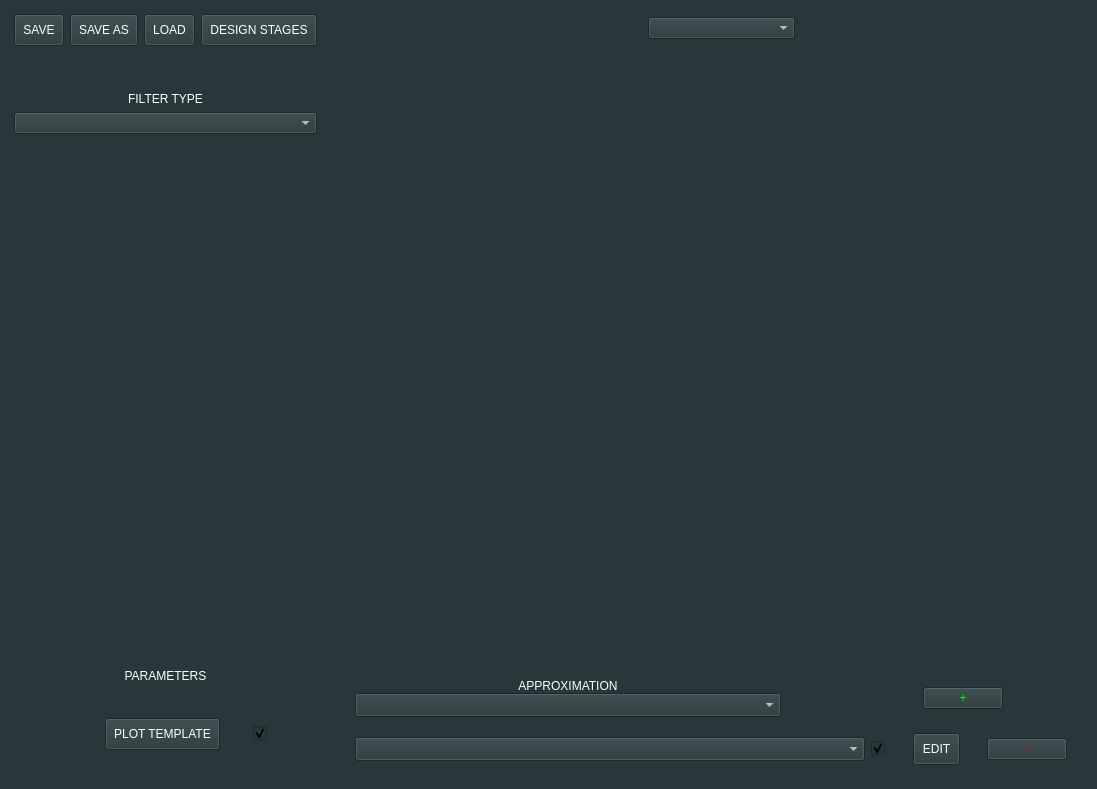
<?xml version="1.0" encoding="UTF-8"?>
<ui version="4.0">
 <class>MainWindow</class>
 <widget class="QMainWindow" name="MainWindow">
  <property name="geometry">
   <rect>
    <x>0</x>
    <y>0</y>
    <width>1097</width>
    <height>789</height>
   </rect>
  </property>
  <property name="sizePolicy">
   <sizepolicy hsizetype="Expanding" vsizetype="Expanding">
    <horstretch>0</horstretch>
    <verstretch>0</verstretch>
   </sizepolicy>
  </property>
  <property name="minimumSize">
   <size>
    <width>600</width>
    <height>500</height>
   </size>
  </property>
  <property name="windowTitle">
   <string>MainWindow</string>
  </property>
  <property name="styleSheet">
   <string notr="true">background-color:rgb(40, 55, 57);</string>
  </property>
  <widget class="QWidget" name="centralwidget">
   <property name="sizePolicy">
    <sizepolicy hsizetype="Expanding" vsizetype="Expanding">
     <horstretch>0</horstretch>
     <verstretch>0</verstretch>
    </sizepolicy>
   </property>
   <property name="autoFillBackground">
    <bool>false</bool>
   </property>
   <layout class="QGridLayout" name="gridLayout">
    <item row="0" column="0">
     <layout class="QHBoxLayout" name="horizontalLayout" stretch="15,3,82">
      <property name="sizeConstraint">
       <enum>QLayout::SetMaximumSize</enum>
      </property>
      <item>
       <layout class="QVBoxLayout" name="leftLayout" stretch="20,2,1,70,1,5,0,1">
        <item>
         <layout class="QVBoxLayout" name="verticalLayout_3" stretch="20,5,15,10,5,45">
          <property name="sizeConstraint">
           <enum>QLayout::SetDefaultConstraint</enum>
          </property>
          <property name="leftMargin">
           <number>5</number>
          </property>
          <property name="topMargin">
           <number>5</number>
          </property>
          <property name="rightMargin">
           <number>5</number>
          </property>
          <property name="bottomMargin">
           <number>5</number>
          </property>
          <item>
           <layout class="QHBoxLayout" name="horizontalLayout_3">
            <item>
             <widget class="QPushButton" name="save_project_button">
              <property name="styleSheet">
               <string notr="true">font: 63 8pt &quot;Open Sans Semibold&quot;;
color:rgb(255, 255, 255);
padding: 8px;
bottom-margin:3px;
</string>
              </property>
              <property name="text">
               <string>SAVE</string>
              </property>
             </widget>
            </item>
            <item>
             <widget class="QPushButton" name="save_as_project_button">
              <property name="styleSheet">
               <string notr="true">font: 63 8pt &quot;Open Sans Semibold&quot;;
color:rgb(255, 255, 255);
padding: 8px;
bottom-margin:3px;
</string>
              </property>
              <property name="text">
               <string>SAVE AS</string>
              </property>
             </widget>
            </item>
            <item>
             <widget class="QPushButton" name="load_project_button">
              <property name="styleSheet">
               <string notr="true">font: 63 8pt &quot;Open Sans Semibold&quot;;
color:rgb(255, 255, 255);
padding: 8px;
bottom-margin:3px;
</string>
              </property>
              <property name="text">
               <string>LOAD</string>
              </property>
             </widget>
            </item>
            <item alignment="Qt::AlignHCenter">
             <widget class="QPushButton" name="nextButton">
              <property name="styleSheet">
               <string notr="true">font: 63 8pt &quot;Open Sans Semibold&quot;;
color:rgb(255, 255, 255);
padding: 8px;
bottom-margin:3px;
</string>
              </property>
              <property name="text">
               <string>DESIGN STAGES</string>
              </property>
             </widget>
            </item>
            <item>
             <spacer name="horizontalSpacer_16">
              <property name="orientation">
               <enum>Qt::Horizontal</enum>
              </property>
              <property name="sizeHint" stdset="0">
               <size>
                <width>40</width>
                <height>20</height>
               </size>
              </property>
             </spacer>
            </item>
           </layout>
          </item>
          <item>
           <spacer name="verticalSpacer_13">
            <property name="orientation">
             <enum>Qt::Vertical</enum>
            </property>
            <property name="sizeType">
             <enum>QSizePolicy::Maximum</enum>
            </property>
            <property name="sizeHint" stdset="0">
             <size>
              <width>20</width>
              <height>40</height>
             </size>
            </property>
           </spacer>
          </item>
          <item>
           <widget class="QPushButton" name="filterTypeLabel">
            <property name="cursor">
             <cursorShape>WhatsThisCursor</cursorShape>
            </property>
            <property name="styleSheet">
             <string notr="true">font: 63 10pt &quot;Open Sans Semibold&quot;;
color:rgb(255, 255, 255);
border: 0px solid blue;
</string>
            </property>
            <property name="text">
             <string>FILTER TYPE</string>
            </property>
           </widget>
          </item>
          <item>
           <widget class="QComboBox" name="comboFilter">
            <property name="sizePolicy">
             <sizepolicy hsizetype="MinimumExpanding" vsizetype="Fixed">
              <horstretch>0</horstretch>
              <verstretch>0</verstretch>
             </sizepolicy>
            </property>
            <property name="whatsThis">
             <string>&lt;html&gt;&lt;head/&gt;&lt;body&gt;&lt;p&gt;dfsfdssd&lt;/p&gt;&lt;/body&gt;&lt;/html&gt;</string>
            </property>
            <property name="styleSheet">
             <string notr="true">font: 63 7pt &quot;Open Sans Semibold&quot;;
color:rgb(255, 255, 255);
</string>
            </property>
            <property name="sizeAdjustPolicy">
             <enum>QComboBox::AdjustToMinimumContentsLength</enum>
            </property>
           </widget>
          </item>
          <item>
           <spacer name="verticalSpacer_9">
            <property name="orientation">
             <enum>Qt::Vertical</enum>
            </property>
            <property name="sizeType">
             <enum>QSizePolicy::Expanding</enum>
            </property>
            <property name="sizeHint" stdset="0">
             <size>
              <width>20</width>
              <height>40</height>
             </size>
            </property>
           </spacer>
          </item>
          <item>
           <widget class="QLabel" name="graphPic">
            <property name="sizePolicy">
             <sizepolicy hsizetype="Minimum" vsizetype="Expanding">
              <horstretch>0</horstretch>
              <verstretch>0</verstretch>
             </sizepolicy>
            </property>
            <property name="cursor">
             <cursorShape>CrossCursor</cursorShape>
            </property>
            <property name="frameShape">
             <enum>QFrame::NoFrame</enum>
            </property>
            <property name="text">
             <string/>
            </property>
            <property name="scaledContents">
             <bool>false</bool>
            </property>
            <property name="alignment">
             <set>Qt::AlignHCenter|Qt::AlignTop</set>
            </property>
           </widget>
          </item>
         </layout>
        </item>
        <item>
         <spacer name="verticalSpacer">
          <property name="orientation">
           <enum>Qt::Vertical</enum>
          </property>
          <property name="sizeHint" stdset="0">
           <size>
            <width>20</width>
            <height>40</height>
           </size>
          </property>
         </spacer>
        </item>
        <item>
         <widget class="QPushButton" name="parametersLabels">
          <property name="cursor">
           <cursorShape>WhatsThisCursor</cursorShape>
          </property>
          <property name="styleSheet">
           <string notr="true">font: 63 10pt &quot;Open Sans Semibold&quot;;
color:rgb(255, 255, 255);
border: 0px solid blue;
</string>
          </property>
          <property name="text">
           <string>PARAMETERS</string>
          </property>
         </widget>
        </item>
        <item>
         <layout class="QVBoxLayout" name="configurationLayout"/>
        </item>
        <item>
         <spacer name="verticalSpacer_11">
          <property name="orientation">
           <enum>Qt::Vertical</enum>
          </property>
          <property name="sizeHint" stdset="0">
           <size>
            <width>20</width>
            <height>40</height>
           </size>
          </property>
         </spacer>
        </item>
        <item>
         <layout class="QHBoxLayout" name="horizontalLayout_2" stretch="35,30,10,5,20">
          <item>
           <spacer name="horizontalSpacer_13">
            <property name="orientation">
             <enum>Qt::Horizontal</enum>
            </property>
            <property name="sizeHint" stdset="0">
             <size>
              <width>40</width>
              <height>20</height>
             </size>
            </property>
           </spacer>
          </item>
          <item>
           <widget class="QPushButton" name="plotTemplateButton">
            <property name="styleSheet">
             <string notr="true">font: 63 10pt &quot;Open Sans Semibold&quot;;
color:rgb(255, 255, 255);
padding: 8px;
bottom-margin:3px;

</string>
            </property>
            <property name="text">
             <string>PLOT TEMPLATE</string>
            </property>
           </widget>
          </item>
          <item>
           <spacer name="horizontalSpacer_14">
            <property name="orientation">
             <enum>Qt::Horizontal</enum>
            </property>
            <property name="sizeHint" stdset="0">
             <size>
              <width>40</width>
              <height>20</height>
             </size>
            </property>
           </spacer>
          </item>
          <item>
           <widget class="QCheckBox" name="templateCheckBox">
            <property name="text">
             <string/>
            </property>
            <property name="checked">
             <bool>true</bool>
            </property>
           </widget>
          </item>
          <item>
           <spacer name="horizontalSpacer_15">
            <property name="orientation">
             <enum>Qt::Horizontal</enum>
            </property>
            <property name="sizeHint" stdset="0">
             <size>
              <width>40</width>
              <height>20</height>
             </size>
            </property>
           </spacer>
          </item>
         </layout>
        </item>
        <item>
         <layout class="QHBoxLayout" name="radioButtonsLayout"/>
        </item>
        <item>
         <spacer name="verticalSpacer_12">
          <property name="orientation">
           <enum>Qt::Vertical</enum>
          </property>
          <property name="sizeHint" stdset="0">
           <size>
            <width>20</width>
            <height>40</height>
           </size>
          </property>
         </spacer>
        </item>
       </layout>
      </item>
      <item>
       <spacer name="horizontalSpacer_9">
        <property name="orientation">
         <enum>Qt::Horizontal</enum>
        </property>
        <property name="sizeHint" stdset="0">
         <size>
          <width>40</width>
          <height>20</height>
         </size>
        </property>
       </spacer>
      </item>
      <item>
       <layout class="QVBoxLayout" name="rightLayout" stretch="1,4,2,80,2,5,2,2,2">
        <property name="spacing">
         <number>0</number>
        </property>
        <property name="sizeConstraint">
         <enum>QLayout::SetMinimumSize</enum>
        </property>
        <item>
         <spacer name="verticalSpacer_7">
          <property name="orientation">
           <enum>Qt::Vertical</enum>
          </property>
          <property name="sizeType">
           <enum>QSizePolicy::Preferred</enum>
          </property>
          <property name="sizeHint" stdset="0">
           <size>
            <width>20</width>
            <height>40</height>
           </size>
          </property>
         </spacer>
        </item>
        <item>
         <layout class="QHBoxLayout" name="graphCombo" stretch="40,20,40">
          <property name="sizeConstraint">
           <enum>QLayout::SetDefaultConstraint</enum>
          </property>
          <item>
           <spacer name="horizontalSpacer_2">
            <property name="orientation">
             <enum>Qt::Horizontal</enum>
            </property>
            <property name="sizeType">
             <enum>QSizePolicy::Expanding</enum>
            </property>
            <property name="sizeHint" stdset="0">
             <size>
              <width>40</width>
              <height>20</height>
             </size>
            </property>
           </spacer>
          </item>
          <item>
           <widget class="QComboBox" name="comboGraph">
            <property name="sizePolicy">
             <sizepolicy hsizetype="Expanding" vsizetype="Fixed">
              <horstretch>0</horstretch>
              <verstretch>0</verstretch>
             </sizepolicy>
            </property>
            <property name="styleSheet">
             <string notr="true">font: 63 7pt &quot;Open Sans Semibold&quot;;
color:rgb(255, 255, 255);
</string>
            </property>
           </widget>
          </item>
          <item>
           <spacer name="horizontalSpacer">
            <property name="orientation">
             <enum>Qt::Horizontal</enum>
            </property>
            <property name="sizeType">
             <enum>QSizePolicy::Expanding</enum>
            </property>
            <property name="sizeHint" stdset="0">
             <size>
              <width>40</width>
              <height>20</height>
             </size>
            </property>
           </spacer>
          </item>
         </layout>
        </item>
        <item>
         <spacer name="verticalSpacer_8">
          <property name="orientation">
           <enum>Qt::Vertical</enum>
          </property>
          <property name="sizeHint" stdset="0">
           <size>
            <width>20</width>
            <height>40</height>
           </size>
          </property>
         </spacer>
        </item>
        <item>
         <layout class="QHBoxLayout" name="graphLay" stretch="2,96,2">
          <property name="spacing">
           <number>0</number>
          </property>
          <property name="sizeConstraint">
           <enum>QLayout::SetNoConstraint</enum>
          </property>
          <item>
           <spacer name="horizontalSpacer_4">
            <property name="orientation">
             <enum>Qt::Horizontal</enum>
            </property>
            <property name="sizeHint" stdset="0">
             <size>
              <width>40</width>
              <height>20</height>
             </size>
            </property>
           </spacer>
          </item>
          <item>
           <widget class="GraphWidget" name="graphWidget" native="true">
            <property name="sizePolicy">
             <sizepolicy hsizetype="Expanding" vsizetype="Expanding">
              <horstretch>0</horstretch>
              <verstretch>0</verstretch>
             </sizepolicy>
            </property>
            <property name="cursor">
             <cursorShape>CrossCursor</cursorShape>
            </property>
            <property name="styleSheet">
             <string notr="true"/>
            </property>
           </widget>
          </item>
          <item>
           <spacer name="horizontalSpacer_3">
            <property name="orientation">
             <enum>Qt::Horizontal</enum>
            </property>
            <property name="sizeHint" stdset="0">
             <size>
              <width>40</width>
              <height>20</height>
             </size>
            </property>
           </spacer>
          </item>
         </layout>
        </item>
        <item>
         <spacer name="verticalSpacer_6">
          <property name="orientation">
           <enum>Qt::Vertical</enum>
          </property>
          <property name="sizeType">
           <enum>QSizePolicy::Preferred</enum>
          </property>
          <property name="sizeHint" stdset="0">
           <size>
            <width>20</width>
            <height>40</height>
           </size>
          </property>
         </spacer>
        </item>
        <item>
         <layout class="QHBoxLayout" name="approxParams" stretch="15,3,67,2,10,3">
          <item>
           <layout class="QVBoxLayout" name="verticalLayout_2">
            <item>
             <spacer name="verticalSpacer_4">
              <property name="orientation">
               <enum>Qt::Vertical</enum>
              </property>
              <property name="sizeHint" stdset="0">
               <size>
                <width>20</width>
                <height>40</height>
               </size>
              </property>
             </spacer>
            </item>
            <item>
             <widget class="QPushButton" name="approximationLabel">
              <property name="cursor">
               <cursorShape>WhatsThisCursor</cursorShape>
              </property>
              <property name="styleSheet">
               <string notr="true">font: 63 9pt &quot;Open Sans Semibold&quot;;
color:rgb(255, 255, 255);
border: 0px solid blue;
</string>
              </property>
              <property name="text">
               <string>APPROXIMATION</string>
              </property>
             </widget>
            </item>
            <item>
             <spacer name="verticalSpacer_3">
              <property name="orientation">
               <enum>Qt::Vertical</enum>
              </property>
              <property name="sizeHint" stdset="0">
               <size>
                <width>20</width>
                <height>40</height>
               </size>
              </property>
             </spacer>
            </item>
            <item>
             <widget class="QComboBox" name="approxCombo">
              <property name="styleSheet">
               <string notr="true">font-size: 14px; color:rgb(255, 255, 255);</string>
              </property>
             </widget>
            </item>
            <item>
             <spacer name="verticalSpacer_5">
              <property name="orientation">
               <enum>Qt::Vertical</enum>
              </property>
              <property name="sizeHint" stdset="0">
               <size>
                <width>20</width>
                <height>40</height>
               </size>
              </property>
             </spacer>
            </item>
           </layout>
          </item>
          <item>
           <spacer name="horizontalSpacer_6">
            <property name="orientation">
             <enum>Qt::Horizontal</enum>
            </property>
            <property name="sizeHint" stdset="0">
             <size>
              <width>40</width>
              <height>20</height>
             </size>
            </property>
           </spacer>
          </item>
          <item>
           <layout class="QHBoxLayout" name="approxConfigurationLayout"/>
          </item>
          <item>
           <spacer name="horizontalSpacer_12">
            <property name="orientation">
             <enum>Qt::Horizontal</enum>
            </property>
            <property name="sizeHint" stdset="0">
             <size>
              <width>40</width>
              <height>20</height>
             </size>
            </property>
           </spacer>
          </item>
          <item>
           <widget class="QPushButton" name="addApproxButton">
            <property name="sizePolicy">
             <sizepolicy hsizetype="Fixed" vsizetype="Fixed">
              <horstretch>0</horstretch>
              <verstretch>0</verstretch>
             </sizepolicy>
            </property>
            <property name="styleSheet">
             <string notr="true">color:rgb(0, 255, 0);
font: 16pt &quot;MS Shell Dlg 2&quot;;</string>
            </property>
            <property name="text">
             <string>+</string>
            </property>
           </widget>
          </item>
          <item>
           <spacer name="horizontalSpacer_8">
            <property name="orientation">
             <enum>Qt::Horizontal</enum>
            </property>
            <property name="sizeHint" stdset="0">
             <size>
              <width>40</width>
              <height>20</height>
             </size>
            </property>
           </spacer>
          </item>
         </layout>
        </item>
        <item>
         <spacer name="verticalSpacer_2">
          <property name="orientation">
           <enum>Qt::Vertical</enum>
          </property>
          <property name="sizeHint" stdset="0">
           <size>
            <width>20</width>
            <height>40</height>
           </size>
          </property>
         </spacer>
        </item>
        <item>
         <layout class="QHBoxLayout" name="removeLay" stretch="74,1,2,4,5,4,7,3">
          <item>
           <widget class="QComboBox" name="activeApproxsCombo">
            <property name="styleSheet">
             <string notr="true">font-size: 14px; color:rgb(255, 255, 255);</string>
            </property>
           </widget>
          </item>
          <item>
           <spacer name="horizontalSpacer_7">
            <property name="orientation">
             <enum>Qt::Horizontal</enum>
            </property>
            <property name="sizeHint" stdset="0">
             <size>
              <width>40</width>
              <height>20</height>
             </size>
            </property>
           </spacer>
          </item>
          <item>
           <widget class="QCheckBox" name="toggleApprox">
            <property name="text">
             <string/>
            </property>
            <property name="checked">
             <bool>true</bool>
            </property>
           </widget>
          </item>
          <item>
           <spacer name="horizontalSpacer_5">
            <property name="orientation">
             <enum>Qt::Horizontal</enum>
            </property>
            <property name="sizeHint" stdset="0">
             <size>
              <width>40</width>
              <height>20</height>
             </size>
            </property>
           </spacer>
          </item>
          <item>
           <widget class="QPushButton" name="editApproximationButton">
            <property name="styleSheet">
             <string notr="true">font: 63 10pt &quot;Open Sans Semibold&quot;;
color:rgb(255, 255, 255);
padding: 8px;
bottom-margin:3px;

</string>
            </property>
            <property name="text">
             <string>EDIT</string>
            </property>
           </widget>
          </item>
          <item>
           <spacer name="horizontalSpacer_10">
            <property name="orientation">
             <enum>Qt::Horizontal</enum>
            </property>
            <property name="sizeHint" stdset="0">
             <size>
              <width>40</width>
              <height>20</height>
             </size>
            </property>
           </spacer>
          </item>
          <item>
           <widget class="QPushButton" name="removeApproxButton">
            <property name="styleSheet">
             <string notr="true">color:rgb(255, 0, 0);
font: 16pt &quot;MS Shell Dlg 2&quot;;</string>
            </property>
            <property name="text">
             <string>-</string>
            </property>
           </widget>
          </item>
          <item>
           <spacer name="horizontalSpacer_11">
            <property name="orientation">
             <enum>Qt::Horizontal</enum>
            </property>
            <property name="sizeHint" stdset="0">
             <size>
              <width>40</width>
              <height>20</height>
             </size>
            </property>
           </spacer>
          </item>
         </layout>
        </item>
        <item>
         <spacer name="verticalSpacer_10">
          <property name="orientation">
           <enum>Qt::Vertical</enum>
          </property>
          <property name="sizeType">
           <enum>QSizePolicy::Expanding</enum>
          </property>
          <property name="sizeHint" stdset="0">
           <size>
            <width>20</width>
            <height>40</height>
           </size>
          </property>
         </spacer>
        </item>
       </layout>
      </item>
     </layout>
    </item>
   </layout>
  </widget>
 </widget>
 <customwidgets>
  <customwidget>
   <class>GraphWidget</class>
   <extends>QWidget</extends>
   <header location="global">FrontEnd/UIs/graphwidget.h</header>
   <container>1</container>
  </customwidget>
 </customwidgets>
 <resources/>
 <connections/>
</ui>
